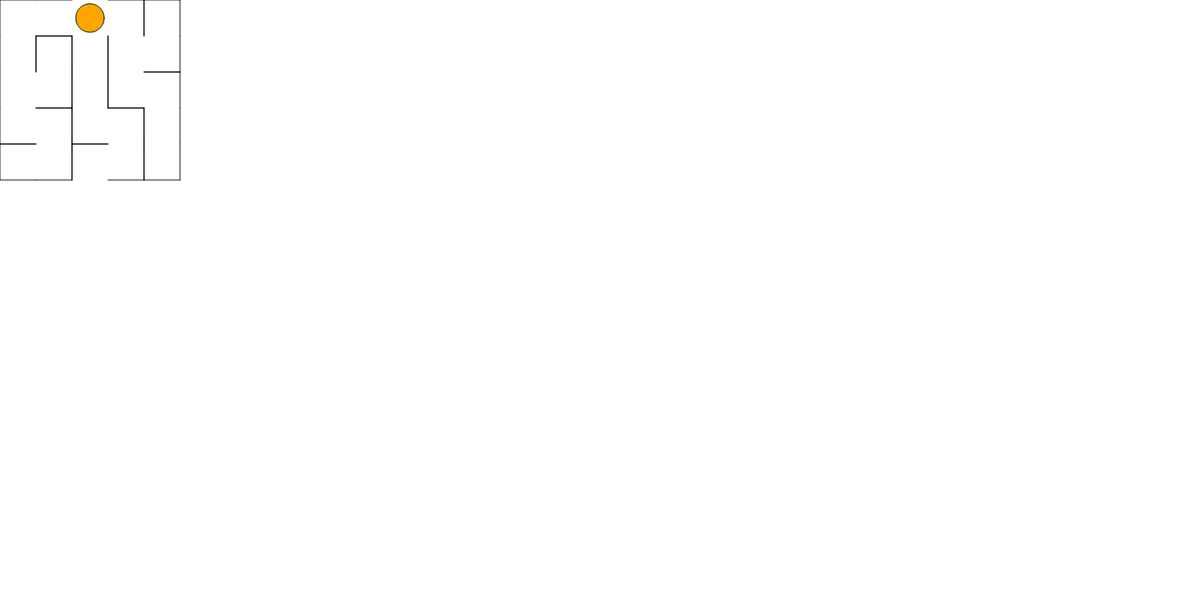
Frame 1 (no input)
Frame 60 (no input): identical to frame 1, image omitted
Frame 120 (the mouse pressed at the canvas centre since frame 60): identical to frame 1, image omitted

The p5.js sketch that drew this single still picture (run headless with seeded random() and noise() and a simulated clock; from frame 60 on, the mouse is pressed at the canvas centre):

// p5.js sketch
// ── sketch.js
var labyrinth;
var labWidth = 5;
var labHeight = 5;
var cellPixelSize=48;
var myx = 2;
var myy = 0;

function Cell(i,j, left, top, right, bottom) {
  this.i = i;
  this.j = j;
  this.walls = [left, top, right, bottom]; //randomBoolean(), randomBoolean(), randomBoolean(), randomBoolean()];
}

function level1() {
    var walls = [
      /* top row */
      [{left:true, top:true, right:false, bottom:false},
      {left:false, top:true, right:false, bottom:true},
      {left:false, top:false, right:false, bottom:false},
      {left:false, top:true, right:true, bottom:false},
      {left:true, top:true, right: true, bottom:false}],
      /* 2nd row */
      [{left:true, top:false, right:true, bottom:false},
      {left:true, top:true, right:true, bottom:false},
      {left:true, top:false, right:true, bottom:false},
      {left:true, top:false, right:false, bottom:false},
      {left:false, top:false, right: true, bottom:true}],
      /* 3rd row */
      [{left:true, top:false, right:false, bottom:false},
      {left:false, top:false, right:true, bottom:true},
      {left:true, top:false, right:true, bottom:false},
      {left:true, top:false, right:false, bottom:true},
      {left:false, top:true, right:true, bottom:false}],
      /* 4th row */
      [{left:true, top:false, right:false, bottom:true},
      {left:false, top:true, right:true, bottom:false},
      {left:true, top:false, right:false, bottom:true},
      {left:false, top:true, right:true, bottom:false},
      {left:true, top:false, right:true, bottom:false}],
      /* 5th row */
      [{left:true, top:true, right:false, bottom:true},
      {left:false, top:false, right:true, bottom:true},
      {left:true, top:true, right:false, bottom:false},
      {left:false, top:false, right:true, bottom:true},
      {left:true, top:false, right:true, bottom:true}]
    ];
    labyrinth = new Array(labWidth);
    for (var i=0; i<labWidth; i++) {
      labyrinth[i] = new Array(labHeight);
      for (var j=0; j<labHeight; j++) {
        var wall = walls[j][i]; // j and i are inverted because we entered the data horizontally above
        //console.log("Creating "+i+","+j+"  "+wall.left+"-"+wall.top+"_"+wall.right+"_"+wall.bottom);
        labyrinth[i][j] = new Cell(i,j, wall.left, wall.top, wall.right, wall.bottom);
      }
    }
    return labyrinth;
}

function randomBoolean() {
  if (Math.random()<.5)
    return false;
  else {
    return true;
  }
}

function setup() {
  createCanvas(1600,800);
  /*labyrinth = new Array(labWidth);
  for (var i=0; i<labWidth; i++) {
    labyrinth[i] = new Array(labHeight);
    for (var j=0; j<labHeight; j++) {
      labyrinth[i][j] = new Cell(i,j);
    }
  }*/
  labyrinth = level1();
}
function drawLabyrinth() {
  for (var i=0; i<labWidth; i++) {
    for (var j=0; j<labHeight; j++) {
      var cell = labyrinth[i][j];
      var walls = cell.walls;
      //console.log("Cell "+i+","+j+" walls="+walls)
      var x = i*cellPixelSize;
      var y = j*cellPixelSize;
      if (walls[0]) { // left wall
        line(x,y,x,y+cellPixelSize);
      }
      if (walls[1]) { // top wall
        line(x,y,x+cellPixelSize,y);
      }
      if (walls[2]) { // right wall
        line(x+cellPixelSize,y,x+cellPixelSize,y+cellPixelSize);
      }
      if (walls[3]) { // bottom wall
        line(x,y+cellPixelSize,x+cellPixelSize,y+cellPixelSize);
      }
    }
  }
}

var canMove=true;
function keyReleased() {
  canMove=true;
}
function draw() {
  background(255);
  drawLabyrinth();
  var walls = labyrinth[myx][myy].walls;
  if (keyIsPressed && canMove) {
    canMove=false;
    console.log("Key: "+key+" Cell: "+myx+","+myy);
    if (key == 'w' && myy>=1 && walls[1]==false) { // up
      myy -= 1;
    }
    else if (key == 's' && myy<labHeight-1 && walls[3]==false) { // down
      myy += 1;
    }
    else if (key == 'a' && myx>=1 && walls[0]==false) { // left
      myx -= 1;
    }
    else if (key == 'd' && myx<labWidth-1 && walls[2]==false) { // right
      myx += 1;
    }
  }
  if (myx == 2 && myy == 4) {
    alert('You won!')
    myx = 2;
    myy = 0;
  }
  fill('orange');
  ellipse(myx*cellPixelSize+cellPixelSize/2, myy*cellPixelSize+cellPixelSize/2, cellPixelSize-10, cellPixelSize-10)
}
